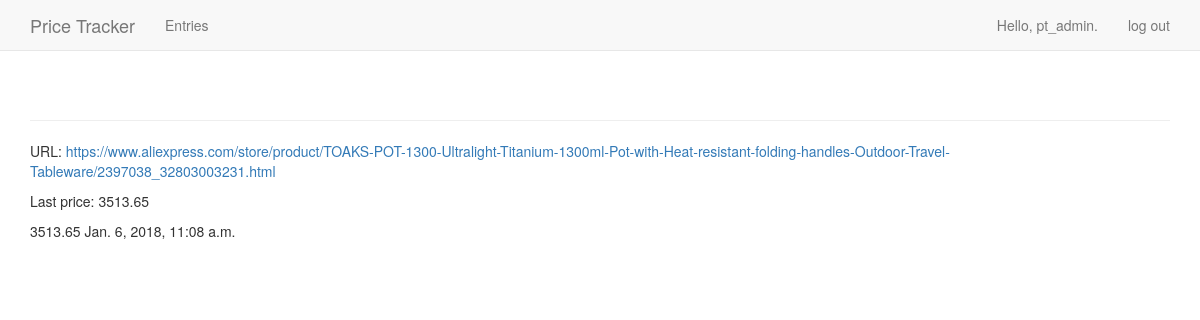
Page /entries/21/ (signed in) on the committed database.
### pt/models.py (models this page shows, shortened)
class Entry(models.Model):
    url = models.CharField(max_length=256)
    TREND_UP = "UP"
    TREND_DOWN = "DOWN"
    TREND_CHOICES = (
        (TREND_UP, '+'),
        (TREND_DOWN, '-'),
    )
    trend = models.CharField(
        max_length=4,
        choices=TREND_CHOICES,
        null=True
    )
    owner = models.ForeignKey(User, on_delete=models.CASCADE)
    class Meta:
        verbose_name_plural = 'entries'

class Price(models.Model):
    entry = models.ForeignKey(Entry, on_delete=models.CASCADE)
    price = models.DecimalField(max_digits=10, decimal_places=2)
    date = models.DateTimeField(auto_now_add=False)
    class Meta:
        verbose_name_plural = 'prices'

### pt/views.py (the view)
# urls.py: path('entries/<int:entry_id>/', views.entry,
@login_required
def entry(request, entry_id):
    entry = get_object_or_404(Entry, id=entry_id)
    if entry.owner != request.user:
        raise Http404
    prices = entry.price_set.order_by('date')
    data_source = ModelDataSource(prices, fields=['date', 'price'])
    chart = LineChart(data_source)
    context = {'entry': entry, 'prices': prices, 'chart': chart}
    return render(request, "pt/entry.html", context)

### pt/templates/pt/entry.html (shortened to what this page needs)
{% extends 'pt/base.html' %}
{% load bootstrap3 %}
{% block content %}
  <p>URL:
    <a href={{entry.url}}>{{ entry.url }}</a>
  </p>
  <p>Last price:
    {{ prices.last.price }}
  </p>
  <p>
    {% for price in prices %}
      {{ price.price }} {{ price.date }}
    {% endfor %}
  </p>
{% endblock content %}

### pt/templates/pt/base.html (shortened to what this page needs)
{% load bootstrap3 %}
<!DOCTYPE html>
<html lang="en">
    <head>
    {% bootstrap_css %}
</head>
<body>
    <nav class="navbar navbar-default navbar-static-top">
      <div class="container">
        <div class="navbar-header">
          <a class="navbar-brand" href="{% url 'pt:index' %}">
              Price Tracker</a>
        </div>
        <div id="navbar" class="navbar-collapse collapse">
          <ul class="nav navbar-nav">
            {% if user.is_authenticated %}
              <li><a href="{% url 'pt:entries' %}">Entries</a></li>
            {% endif %}
          </ul>
          <ul class="nav navbar-nav navbar-right">
            {% if user.is_authenticated %}
              <li><a>Hello, {{ user.username }}.</a></li>
              <li><a href="{% url 'users:logout' %}">log out</a></li>
            {% else %}
              <li><a href="{% url 'users:register' %}">register</a></li>
              <li><a href="{% url 'users:login' %}">log in</a></li>
            {% endif %}
          </ul>
        </div>
      </div>
    </nav>
    <div class="container">
        <div class="page-header">
        </div>
        <div>
            {% block content %}{% endblock content %}
        </div>
    </div>
    </body>
</html>

### rows in the picture
Entry: url "https://www.aliexpress.com/store/product/TOAKS-POT-1300-Ultralight-Titanium-1300ml-Pot-with-Heat-resistant-folding-handles-Outdoor-Travel-Tableware/2397038_32803003231.html"
Price: last.price "3513.65", price "3513.65", date "Jan. 6, 2018, 11:08 a.m."

### other values in the picture
{{ user.username }} "pt_admin"
